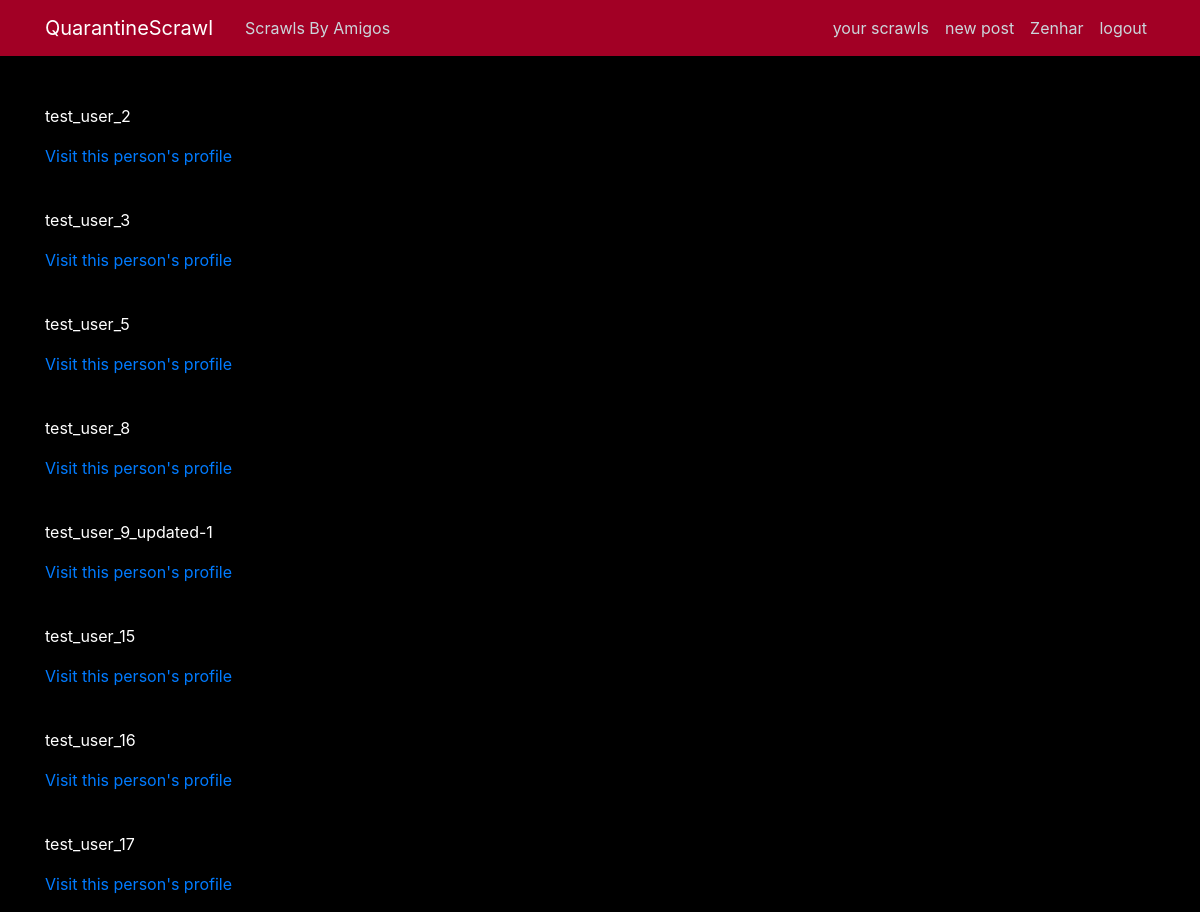
Before: /test (signed in) with the older database file.
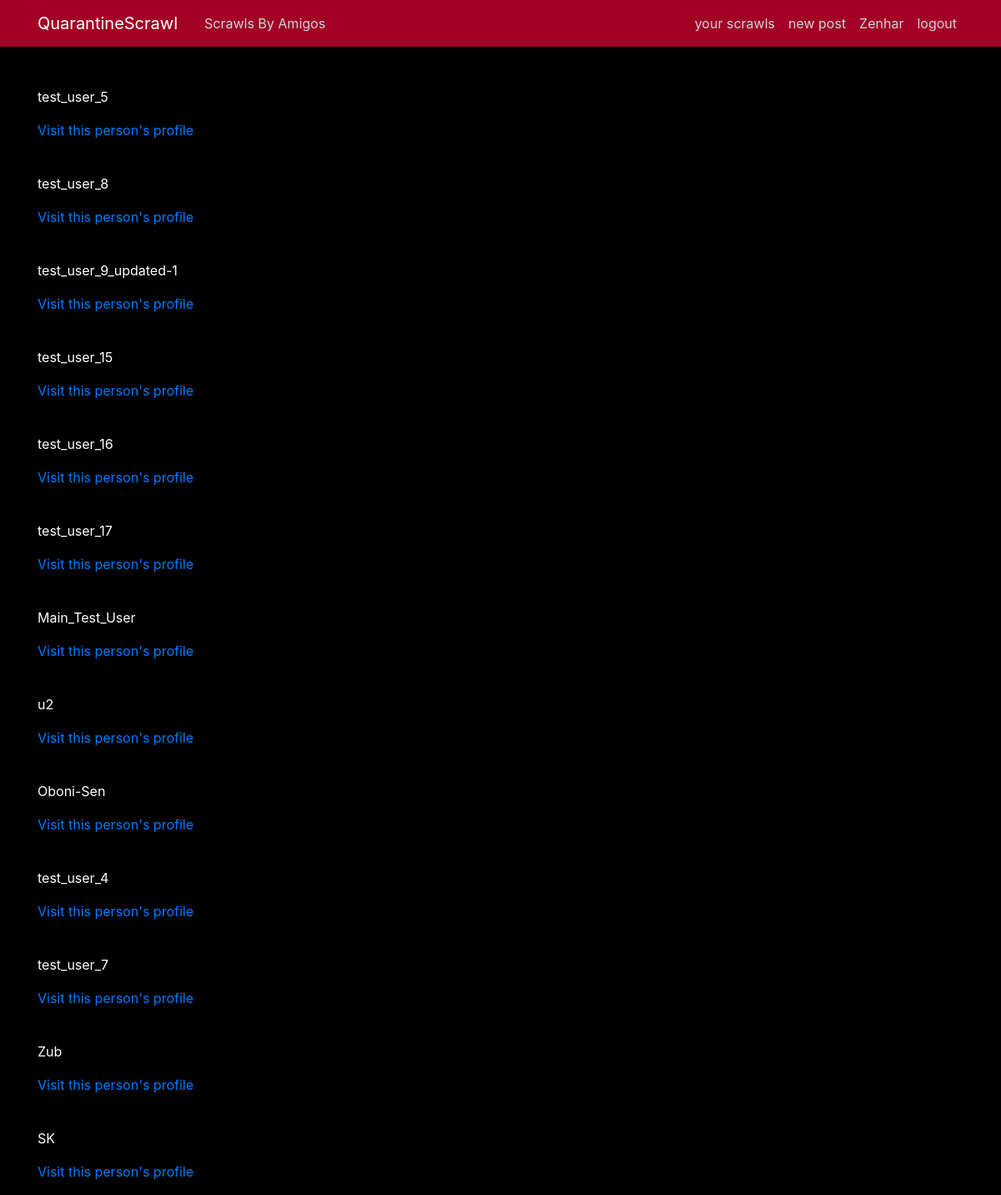
After: the same page with the newer database file.
### users/models.py (models this page shows, shortened)
class Profile(models.Model):
    user = models.OneToOneField(User, on_delete=models.CASCADE)
    image = models.ImageField(default="poseidon.jpg", upload_to="profile_pics")
    follow = models.ManyToManyField(User, related_name="followers", blank=True)
    follower = models.ManyToManyField(User, related_name="follows", blank=True)

### blog/views.py (the view)
# urls.py: path("test", Test.as_view(), name="test"),
class Test(ListView):
    model = Profile
    template_name = "blog/test1.html"
    context_object_name = "profiles"
    def queryset(self, **kwargs):
        return Profile.objects.all().exclude(user=self.request.user)

### blog/templates/blog/test1.html (shortened to what this page needs)
{% extends "blog/base.html" %}
{% block content %}
{% for profile in profiles %}
<br>
<p style="color: white;">{{profile.user}}</p>
<p><a href="{% url 'test-details' profile.id %}">Visit this person's profile</a></p>
{% endfor %}
{% endblock content %}

Changed rows visible on the page:
removed Profile: user "test_user_2"
removed Profile: user "test_user_3"
added Profile: user "Main_Test_User"
added Profile: user "u2"
added Profile: user "Oboni-Sen"
added Profile: user "test_user_4"
added Profile: user "test_user_7"
added Profile: user "Zub"
added Profile: user "SK"
